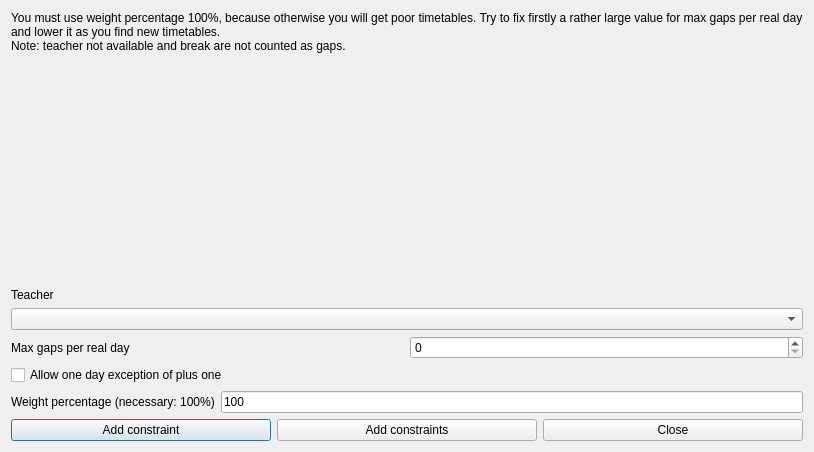
<?xml version="1.0" encoding="UTF-8"?>
<ui version="4.0">
 <class>AddConstraintTeacherMaxGapsPerRealDayForm_template</class>
 <widget class="QDialog" name="AddConstraintTeacherMaxGapsPerRealDayForm_template">
  <property name="geometry">
   <rect>
    <x>0</x>
    <y>0</y>
    <width>814</width>
    <height>452</height>
   </rect>
  </property>
  <property name="windowTitle">
   <string extracomment="This is the title of the dialog to add a new constraint of this type">Add teacher max gaps per real day</string>
  </property>
  <layout class="QGridLayout" name="gridLayout">
   <item row="0" column="0">
    <widget class="QLabel" name="weightTextLabel_2">
     <property name="sizePolicy">
      <sizepolicy hsizetype="Minimum" vsizetype="Minimum">
       <horstretch>0</horstretch>
       <verstretch>0</verstretch>
      </sizepolicy>
     </property>
     <property name="frameShape">
      <enum>QFrame::NoFrame</enum>
     </property>
     <property name="frameShadow">
      <enum>QFrame::Plain</enum>
     </property>
     <property name="text">
      <string>You must use weight percentage 100%, because otherwise you will get poor timetables. Try to fix firstly a rather large value for max gaps per real day and lower it as you find new timetables.
Note: teacher not available and break are not counted as gaps.</string>
     </property>
     <property name="wordWrap">
      <bool>true</bool>
     </property>
    </widget>
   </item>
   <item row="1" column="0">
    <spacer name="spacer1">
     <property name="orientation">
      <enum>Qt::Vertical</enum>
     </property>
     <property name="sizeType">
      <enum>QSizePolicy::Expanding</enum>
     </property>
     <property name="sizeHint" stdset="0">
      <size>
       <width>20</width>
       <height>16</height>
      </size>
     </property>
    </spacer>
   </item>
   <item row="2" column="0">
    <layout class="QVBoxLayout" name="verticalLayout">
     <item>
      <widget class="QLabel" name="teacherTextLabel">
       <property name="frameShape">
        <enum>QFrame::NoFrame</enum>
       </property>
       <property name="frameShadow">
        <enum>QFrame::Plain</enum>
       </property>
       <property name="text">
        <string>Teacher</string>
       </property>
       <property name="wordWrap">
        <bool>false</bool>
       </property>
      </widget>
     </item>
     <item>
      <widget class="QComboBox" name="teachersComboBox">
       <property name="editable">
        <bool>false</bool>
       </property>
       <property name="insertPolicy">
        <enum>QComboBox::NoInsert</enum>
       </property>
       <property name="duplicatesEnabled">
        <bool>false</bool>
       </property>
      </widget>
     </item>
    </layout>
   </item>
   <item row="3" column="0">
    <layout class="QHBoxLayout" name="horizontalLayout_2">
     <item>
      <widget class="QLabel" name="textLabel1">
       <property name="text">
        <string>Max gaps per real day</string>
       </property>
       <property name="wordWrap">
        <bool>false</bool>
       </property>
      </widget>
     </item>
     <item>
      <widget class="QSpinBox" name="maxGapsSpinBox"/>
     </item>
    </layout>
   </item>
   <item row="4" column="0">
    <widget class="QCheckBox" name="exceptionCheckBox">
     <property name="text">
      <string comment="It is for max span per day, means that in one day the teacher is allowed to have max span + 1">Allow one day exception of plus one</string>
     </property>
    </widget>
   </item>
   <item row="5" column="0">
    <layout class="QHBoxLayout" name="horizontalLayout">
     <item>
      <widget class="QLabel" name="weightTextLabel">
       <property name="frameShape">
        <enum>QFrame::NoFrame</enum>
       </property>
       <property name="frameShadow">
        <enum>QFrame::Plain</enum>
       </property>
       <property name="text">
        <string>Weight percentage (necessary: 100%)</string>
       </property>
       <property name="wordWrap">
        <bool>false</bool>
       </property>
      </widget>
     </item>
     <item>
      <widget class="QLineEdit" name="weightLineEdit">
       <property name="text">
        <string notr="true">100</string>
       </property>
      </widget>
     </item>
    </layout>
   </item>
   <item row="6" column="0">
    <layout class="QHBoxLayout">
     <item>
      <widget class="QPushButton" name="addConstraintPushButton">
       <property name="text">
        <string>Add constraint</string>
       </property>
      </widget>
     </item>
     <item>
      <widget class="QPushButton" name="addConstraintsPushButton">
       <property name="text">
        <string>Add constraints</string>
       </property>
      </widget>
     </item>
     <item>
      <widget class="QPushButton" name="closePushButton">
       <property name="text">
        <string>Close</string>
       </property>
      </widget>
     </item>
    </layout>
   </item>
  </layout>
 </widget>
 <layoutdefault spacing="6" margin="11"/>
 <resources/>
 <connections/>
</ui>
